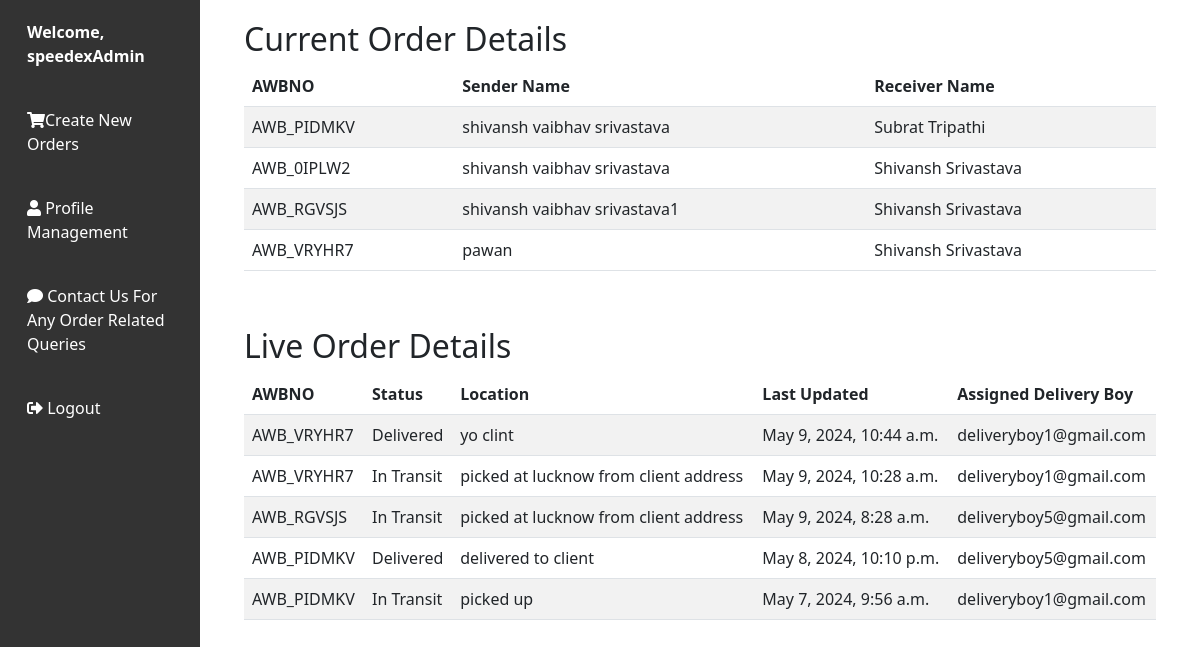
The app's page /userManagement/user_dashboard/ (signed in) with its own data.
### BranchesInfo/models.py (models this page shows, shortened)
class Data_Records(models.Model):
    AWBNO = models.CharField(max_length=10, primary_key=True)
    Sender_Name = models.CharField(max_length=100, null=True)
    Sender_Address = models.CharField(max_length=100, null=True)
    Sender_Contact_No = models.CharField(max_length=15, null=True)
    Sender_City = models.CharField(max_length=30, null=True)
    sender_state = models.CharField(max_length=30, null=True)
    Receiver_Name = models.CharField(max_length=100, null=False)
    Receiver_Address = models.CharField(max_length=100, null=True)
    Receiver_Contact_No = models.CharField(max_length=15, null=True)
    Receiver_City = models.CharField(max_length=30, null=True)
    receiver_state = models.CharField(max_length=30, null=True)
    Book_date = models.DateTimeField(null=False)
    Weight = models.CharField(max_length=10, null=True)
    Distance = models.DecimalField(max_digits=10, decimal_places=2, null=True)
    Price = models.CharField(max_length=10, null=True)
    POD_Flag = models.CharField(max_length=20, null=True)
    Print_Flag = models.CharField(max_length=20, null=True)
    Pin_Number = models.CharField(max_length=10, null=True)
    State = models.CharField(max_length=30, null=True)
    Country = models.CharField(max_length=30, null=True)
    Sender_Branch_CD = models.IntegerField(null=True)
    Receiver_Branch_CD  = models.IntegerField(null=True)
    Type = models.CharField(max_length=50, null=True)
    Payment_Method = models.CharField(max_length=50)
    Client_Id = models.ForeignKey(Client, on_delete=models.CASCADE, related_name='client_orders', null=True)
    Alert_Flag = models.CharField(max_length=20, null=True)
    order_type = models.CharField(max_length=30, null=True)

### packetTrackingSystem/models.py (models this page shows, shortened)
class Live_Updates(models.Model):
    AWBNO = models.CharField(max_length=50)
    transit_status = models.CharField(max_length=100, default='Not Picked Up From Source.')
    update_location = models.CharField(max_length=100)
    last_update_time = models.DateTimeField(null=False)
    Delivery_Boy_Name = models.CharField(max_length=100, null=True)

### userManagement/views.py (the view)
# urls.py: path('user_dashboard/', views.user_dashboard, name='user_dashboard'),
def user_dashboard(request):
    try:
        session_id = request.session.get('Client_Id')
        username = request.session.get('Client_Name')
        if session_id is not None:
            print("Session ID of the user from dashboard function :", session_id)
            print("Session username of the user from dashboard function :", username)
            user_orders = Data_Records.objects.filter(Client_Id=session_id)
            live_updates = Live_Updates.objects.filter(AWBNO__in=[order.AWBNO for order in user_orders]).order_by('-last_update_time')
            return render(request, 'user_dashboard.html', {'user_orders': user_orders, 'username': username, 'live_updates': live_updates})
    except KeyError:
        print("Session key not found")
    return redirect('user_login_form')

### userManagement/templates/user_dashboard.html (shortened to what this page needs)
<!DOCTYPE html>
<html lang="en">
    {% load static %}
<head>
    <link href="https://cdnjs.cloudflare.com/ajax/libs/bootstrap/5.3.0/css/bootstrap.min.css" rel="stylesheet">
</head>
<body>
    <div class="container-fluid">
        <div class="row">
            <nav class="col-md-3 col-lg-2 d-md-block sidebar">
                <div class="user-info">
                    Welcome, {{ username }}
                </div>
                <a href="{% url 'userManagement:client_order'%}"><i class="fas fa-shopping-cart"></i>Create New Orders</a>
                <a href="{% url 'userManagement:profile_management' %}"><i class="fas fa-user"></i> Profile Management</a>
                <a href="{% url 'userManagement:feedback'%}"><i class="fas fa-comment"></i> Contact Us For Any Order Related Queries</a>
                <a href="{% url 'userManagement:logout_view' %}" class="logout"><i class="fas fa-sign-out-alt"></i> Logout</a>
            </nav>
            <main class="col-md-9 ms-sm-auto col-lg-10 px-md-4">
<div class="order-details">
    <h2>Current Order Details</h2>
    {% if user_orders %}
    <div class="table-responsive">
        <table class="table table-striped">
            <thead>
                <tr>
                    <th>AWBNO</th>
                    <th>Sender Name</th>
                    <th>Receiver Name</th>
                </tr>
            </thead>
            <tbody>
                {% for order in user_orders %}
                <tr>
                    <td>{{ order.AWBNO }}</td>
                    <td>{{ order.Sender_Name }}</td>
                    <td>{{ order.Receiver_Name }}</td>
                </tr>
                {% empty %}
                <tr>
                    <td colspan="3">No current orders found.</td>
                </tr>
                {% endfor %}
            </tbody>
        </table>
    </div>
    {% else %}
    <p>No current orders found.</p>
    {% endif %}
</div>
<div class="order-details">
    <h2>Live Order Details</h2>
    <div class="table-responsive">
        <table class="table table-striped">
            <thead>
                <tr>
                    <th>AWBNO</th>
                    <th>Status</th>
                    <th>Location</th>
                    <th>Last Updated</th>
                    <th>Assigned Delivery Boy</th>
                </tr>
            </thead>
            <tbody>
                {% for update in live_updates %}
                <tr>
                    <td>{{ update.AWBNO }}</td>
                    <td>{{ update.transit_status }}</td>
                    <td>{{ update.update_location }}</td>
                    <td>{{ update.last_update_time }}</td>
                    <td>{{ update.Delivery_Boy_Name }}</td>
                </tr>
                {% empty %}
                <tr>
                    <td colspan="4">No live updates available.</td>
                </tr>
                {% endfor %}
            </tbody>
        </table>
    </div>
</div>
            </main>
        </div>
    </div>
    <link href="https://cdnjs.cloudflare.com/ajax/libs/font-awesome/5.15.4/css/all.min.css" rel="stylesheet">
</body>
</html>

### userManagement/templates/user_dashboard.html (style rules this page uses)
.sidebar { background-color: #333; color: #fff; height: 100vh; position: fixed; top: 0; left: 0; overflow-y: auto; }
.sidebar a { padding: 20px 15px; text-decoration: none; color: #fff; display: block; }
.logout { padding: 20px 15px; text-decoration: none; color: #fff; display: block; }
.user-info { padding: 20px 15px; font-weight: bold; }
.order-details { padding: 20px; }

### records on screen
Data_Records: AWBNO "AWB_PIDMKV", Sender_Name "shivansh vaibhav srivastava", Receiver_Name "Subrat Tripathi"
Data_Records: AWBNO "AWB_0IPLW2", Sender_Name "shivansh vaibhav srivastava", Receiver_Name "Shivansh Srivastava"
Data_Records: AWBNO "AWB_RGVSJS", Sender_Name "shivansh vaibhav srivastava1", Receiver_Name "Shivansh Srivastava"
Data_Records: AWBNO "AWB_VRYHR7", Sender_Name "pawan", Receiver_Name "Shivansh Srivastava"
Live_Updates: AWBNO "AWB_VRYHR7", transit_status "Delivered", update_location "yo clint", last_update_time "May 9, 2024, 10:44 a.m.", Delivery_Boy_Name "deliveryboy1@gmail.com"
Live_Updates: AWBNO "AWB_VRYHR7", transit_status "In Transit", update_location "picked at lucknow from client address", last_update_time "May 9, 2024, 10:28 a.m.", Delivery_Boy_Name "deliveryboy1@gmail.com"
Live_Updates: AWBNO "AWB_RGVSJS", transit_status "In Transit", update_location "picked at lucknow from client address", last_update_time "May 9, 2024, 8:28 a.m.", Delivery_Boy_Name "deliveryboy5@gmail.com"
Live_Updates: AWBNO "AWB_PIDMKV", transit_status "Delivered", update_location "delivered to client", last_update_time "May 8, 2024, 10:10 p.m.", Delivery_Boy_Name "deliveryboy5@gmail.com"
Live_Updates: AWBNO "AWB_PIDMKV", transit_status "In Transit", update_location "picked up", last_update_time "May 7, 2024, 9:56 a.m.", Delivery_Boy_Name "deliveryboy1@gmail.com"

### other values on screen
{{ username }} "speedexAdmin"
